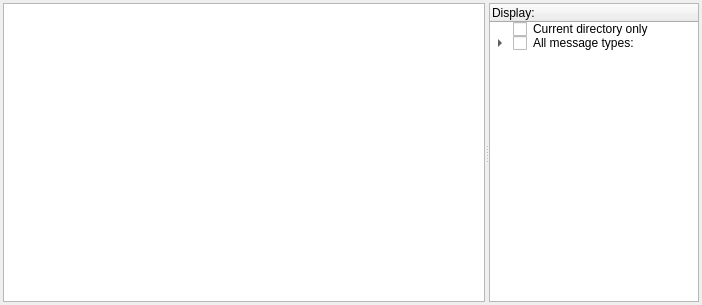
<?xml version="1.0" encoding="UTF-8"?>
<ui version="4.0">
 <class>Form</class>
 <widget class="QWidget" name="Form">
  <property name="geometry">
   <rect>
    <x>0</x>
    <y>0</y>
    <width>702</width>
    <height>305</height>
   </rect>
  </property>
  <property name="sizePolicy">
   <sizepolicy hsizetype="Preferred" vsizetype="Preferred">
    <horstretch>0</horstretch>
    <verstretch>0</verstretch>
   </sizepolicy>
  </property>
  <property name="windowTitle">
   <string>Form</string>
  </property>
  <layout class="QGridLayout" name="gridLayout_2">
   <property name="margin">
    <number>3</number>
   </property>
   <property name="spacing">
    <number>3</number>
   </property>
   <item row="0" column="0">
    <widget class="QSplitter" name="splitter">
     <property name="sizePolicy">
      <sizepolicy hsizetype="Preferred" vsizetype="Preferred">
       <horstretch>0</horstretch>
       <verstretch>0</verstretch>
      </sizepolicy>
     </property>
     <property name="orientation">
      <enum>Qt::Horizontal</enum>
     </property>
     <widget class="QWidget" name="widget" native="true">
      <property name="sizePolicy">
       <sizepolicy hsizetype="Preferred" vsizetype="Preferred">
        <horstretch>6</horstretch>
        <verstretch>0</verstretch>
       </sizepolicy>
      </property>
      <layout class="QGridLayout" name="gridLayout">
       <property name="spacing">
        <number>3</number>
       </property>
       <item row="0" column="0">
        <widget class="QTableView" name="output">
         <property name="sizePolicy">
          <sizepolicy hsizetype="Preferred" vsizetype="Preferred">
           <horstretch>0</horstretch>
           <verstretch>0</verstretch>
          </sizepolicy>
         </property>
         <property name="autoScroll">
          <bool>false</bool>
         </property>
         <property name="editTriggers">
          <set>QAbstractItemView::DoubleClicked</set>
         </property>
         <property name="showDropIndicator" stdset="0">
          <bool>false</bool>
         </property>
         <property name="dragDropOverwriteMode">
          <bool>false</bool>
         </property>
         <property name="alternatingRowColors">
          <bool>true</bool>
         </property>
         <property name="selectionMode">
          <enum>QAbstractItemView::NoSelection</enum>
         </property>
         <property name="textElideMode">
          <enum>Qt::ElideNone</enum>
         </property>
         <property name="verticalScrollMode">
          <enum>QAbstractItemView::ScrollPerPixel</enum>
         </property>
         <property name="horizontalScrollMode">
          <enum>QAbstractItemView::ScrollPerPixel</enum>
         </property>
         <property name="showGrid">
          <bool>false</bool>
         </property>
         <property name="gridStyle">
          <enum>Qt::NoPen</enum>
         </property>
         <property name="cornerButtonEnabled">
          <bool>false</bool>
         </property>
         <attribute name="horizontalHeaderCascadingSectionResizes">
          <bool>true</bool>
         </attribute>
         <attribute name="horizontalHeaderStretchLastSection">
          <bool>true</bool>
         </attribute>
         <attribute name="verticalHeaderVisible">
          <bool>false</bool>
         </attribute>
        </widget>
       </item>
      </layout>
     </widget>
     <widget class="QWidget" name="widget" native="true">
      <property name="sizePolicy">
       <sizepolicy hsizetype="Preferred" vsizetype="Preferred">
        <horstretch>1</horstretch>
        <verstretch>0</verstretch>
       </sizepolicy>
      </property>
      <layout class="QVBoxLayout" name="verticalLayout">
       <property name="spacing">
        <number>3</number>
       </property>
       <item>
        <widget class="TreeWidget" name="filterTree">
         <property name="sizePolicy">
          <sizepolicy hsizetype="Preferred" vsizetype="Preferred">
           <horstretch>0</horstretch>
           <verstretch>0</verstretch>
          </sizepolicy>
         </property>
         <property name="minimumSize">
          <size>
           <width>210</width>
           <height>0</height>
          </size>
         </property>
         <property name="maximumSize">
          <size>
           <width>8777205</width>
           <height>16777215</height>
          </size>
         </property>
         <property name="editTriggers">
          <set>QAbstractItemView::NoEditTriggers</set>
         </property>
         <property name="showDropIndicator" stdset="0">
          <bool>false</bool>
         </property>
         <property name="dragEnabled">
          <bool>true</bool>
         </property>
         <property name="selectionMode">
          <enum>QAbstractItemView::NoSelection</enum>
         </property>
         <property name="selectionBehavior">
          <enum>QAbstractItemView::SelectItems</enum>
         </property>
         <column>
          <property name="text">
           <string>Display:</string>
          </property>
         </column>
         <item>
          <property name="text">
           <string>Current directory only</string>
          </property>
          <property name="checkState">
           <enum>Unchecked</enum>
          </property>
          <property name="flags">
           <set>ItemIsUserCheckable|ItemIsEnabled</set>
          </property>
         </item>
         <item>
          <property name="text">
           <string>All message types:</string>
          </property>
          <property name="checkState">
           <enum>Unchecked</enum>
          </property>
          <property name="flags">
           <set>ItemIsDropEnabled|ItemIsUserCheckable|ItemIsEnabled</set>
          </property>
          <item>
           <property name="text">
            <string>debug</string>
           </property>
           <property name="checkState">
            <enum>Unchecked</enum>
           </property>
           <property name="flags">
            <set>ItemIsUserCheckable|ItemIsEnabled</set>
           </property>
          </item>
          <item>
           <property name="text">
            <string>info</string>
           </property>
           <property name="checkState">
            <enum>Checked</enum>
           </property>
           <property name="flags">
            <set>ItemIsUserCheckable|ItemIsEnabled</set>
           </property>
          </item>
          <item>
           <property name="text">
            <string>warning</string>
           </property>
           <property name="checkState">
            <enum>Checked</enum>
           </property>
           <property name="flags">
            <set>ItemIsUserCheckable|ItemIsEnabled</set>
           </property>
          </item>
          <item>
           <property name="text">
            <string>error</string>
           </property>
           <property name="checkState">
            <enum>Checked</enum>
           </property>
           <property name="flags">
            <set>ItemIsUserCheckable|ItemIsEnabled</set>
           </property>
          </item>
          <item>
           <property name="text">
            <string>critical</string>
           </property>
           <property name="checkState">
            <enum>Checked</enum>
           </property>
           <property name="flags">
            <set>ItemIsUserCheckable|ItemIsEnabled</set>
           </property>
          </item>
         </item>
        </widget>
       </item>
      </layout>
     </widget>
    </widget>
   </item>
  </layout>
 </widget>
 <customwidgets>
  <customwidget>
   <class>TreeWidget</class>
   <extends>QTreeWidget</extends>
   <header>pyqtgraph</header>
  </customwidget>
 </customwidgets>
 <resources/>
 <connections/>
</ui>
